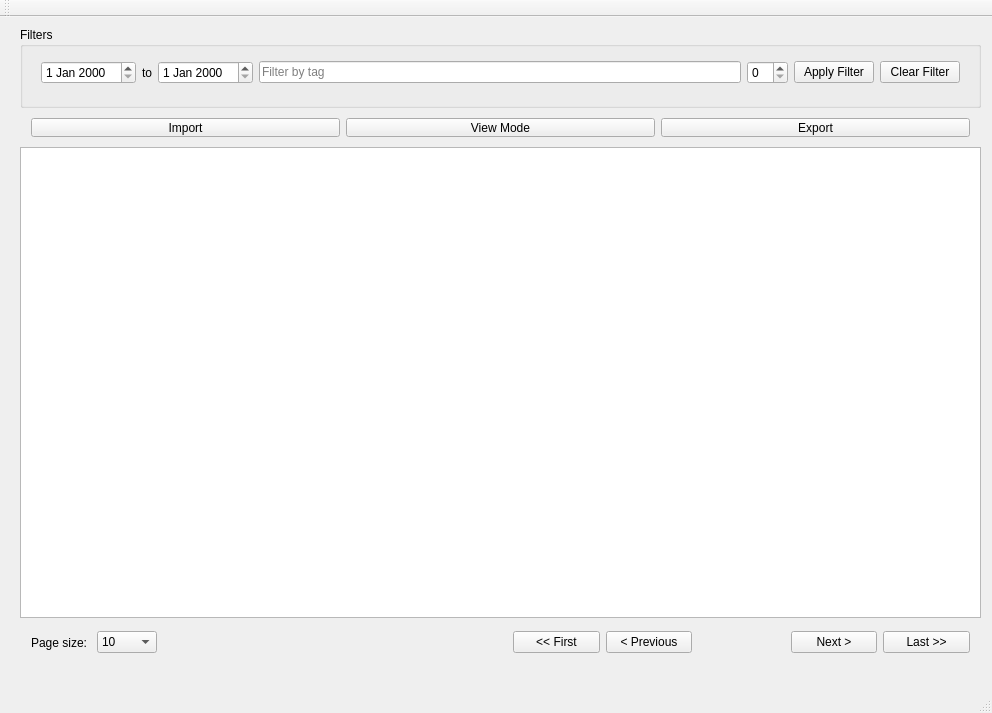
<?xml version="1.0" encoding="UTF-8"?>
<ui version="4.0">
 <class>TSS_AppClass</class>
 <widget class="QMainWindow" name="TSS_AppClass">
  <property name="geometry">
   <rect>
    <x>0</x>
    <y>0</y>
    <width>992</width>
    <height>713</height>
   </rect>
  </property>
  <property name="windowTitle">
   <string>TSS_App</string>
  </property>
  <widget class="QWidget" name="centralWidget">
   <widget class="QGroupBox" name="filterGroupBox">
    <property name="geometry">
     <rect>
      <x>20</x>
      <y>10</y>
      <width>961</width>
      <height>81</height>
     </rect>
    </property>
    <property name="title">
     <string>Filters</string>
    </property>
    <widget class="QWidget" name="horizontalLayoutWidget_2">
     <property name="geometry">
      <rect>
       <x>10</x>
       <y>20</y>
       <width>941</width>
       <height>51</height>
      </rect>
     </property>
     <layout class="QHBoxLayout" name="horizontalLayout_2">
      <item>
       <widget class="QDateEdit" name="dateFromEdit"/>
      </item>
      <item>
       <widget class="QLabel" name="label">
        <property name="text">
         <string>to</string>
        </property>
       </widget>
      </item>
      <item>
       <widget class="QDateEdit" name="dateToEdit"/>
      </item>
      <item>
       <widget class="QLineEdit" name="tagFilterEdit">
        <property name="placeholderText">
         <string>Filter by tag</string>
        </property>
       </widget>
      </item>
      <item>
       <widget class="QSpinBox" name="ratingFilterSpin"/>
      </item>
      <item>
       <widget class="QPushButton" name="btnApplyFilter">
        <property name="text">
         <string>Apply Filter</string>
        </property>
       </widget>
      </item>
      <item>
       <widget class="QPushButton" name="btnClearFilter">
        <property name="text">
         <string>Clear Filter</string>
        </property>
       </widget>
      </item>
     </layout>
    </widget>
   </widget>
   <widget class="QWidget" name="horizontalLayoutWidget">
    <property name="geometry">
     <rect>
      <x>20</x>
      <y>90</y>
      <width>961</width>
      <height>41</height>
     </rect>
    </property>
    <layout class="QHBoxLayout" name="horizontalLayout">
     <item>
      <widget class="QPushButton" name="btnImport">
       <property name="text">
        <string>Import</string>
       </property>
      </widget>
     </item>
     <item>
      <widget class="QPushButton" name="btnToggleDarkMode">
       <property name="text">
        <string>View Mode</string>
       </property>
      </widget>
     </item>
     <item>
      <widget class="QPushButton" name="btnExport">
       <property name="text">
        <string>Export</string>
       </property>
      </widget>
     </item>
    </layout>
   </widget>
   <widget class="QTableView" name="tableView">
    <property name="geometry">
     <rect>
      <x>20</x>
      <y>130</y>
      <width>961</width>
      <height>471</height>
     </rect>
    </property>
   </widget>
   <widget class="QWidget" name="horizontalLayoutWidget_3">
    <property name="geometry">
     <rect>
      <x>20</x>
      <y>600</y>
      <width>961</width>
      <height>51</height>
     </rect>
    </property>
    <layout class="QHBoxLayout" name="horizontalLayout_3">
     <item>
      <widget class="QLabel" name="lblPageSize">
       <property name="maximumSize">
        <size>
         <width>60</width>
         <height>16777215</height>
        </size>
       </property>
       <property name="text">
        <string>Page size:</string>
       </property>
      </widget>
     </item>
     <item>
      <widget class="QComboBox" name="comboPageSize">
       <property name="maximumSize">
        <size>
         <width>60</width>
         <height>16777215</height>
        </size>
       </property>
       <property name="currentIndex">
        <number>1</number>
       </property>
       <item>
        <property name="text">
         <string>5</string>
        </property>
       </item>
       <item>
        <property name="text">
         <string>10</string>
        </property>
       </item>
       <item>
        <property name="text">
         <string>20</string>
        </property>
       </item>
       <item>
        <property name="text">
         <string>50</string>
        </property>
       </item>
       <item>
        <property name="text">
         <string>100</string>
        </property>
       </item>
      </widget>
     </item>
     <item>
      <spacer name="horizontalSpacer">
       <property name="orientation">
        <enum>Qt::Orientation::Horizontal</enum>
       </property>
       <property name="sizeType">
        <enum>QSizePolicy::Policy::Fixed</enum>
       </property>
       <property name="sizeHint" stdset="0">
        <size>
         <width>350</width>
         <height>20</height>
        </size>
       </property>
      </spacer>
     </item>
     <item>
      <widget class="QPushButton" name="btnFirstPage">
       <property name="text">
        <string>&lt;&lt; First</string>
       </property>
      </widget>
     </item>
     <item>
      <widget class="QPushButton" name="btnPrevPage">
       <property name="text">
        <string>&lt; Previous</string>
       </property>
      </widget>
     </item>
     <item>
      <widget class="QLabel" name="lblPage">
       <property name="text">
        <string/>
       </property>
       <property name="alignment">
        <set>Qt::AlignmentFlag::AlignCenter</set>
       </property>
      </widget>
     </item>
     <item>
      <widget class="QPushButton" name="btnNextPage">
       <property name="text">
        <string>Next &gt;</string>
       </property>
      </widget>
     </item>
     <item>
      <widget class="QPushButton" name="btnLastPage">
       <property name="text">
        <string>Last &gt;&gt;</string>
       </property>
      </widget>
     </item>
    </layout>
   </widget>
  </widget>
  <widget class="QMenuBar" name="menuBar">
   <property name="geometry">
    <rect>
     <x>0</x>
     <y>0</y>
     <width>992</width>
     <height>33</height>
    </rect>
   </property>
  </widget>
  <widget class="QToolBar" name="mainToolBar">
   <attribute name="toolBarArea">
    <enum>TopToolBarArea</enum>
   </attribute>
   <attribute name="toolBarBreak">
    <bool>false</bool>
   </attribute>
  </widget>
  <widget class="QStatusBar" name="statusBar"/>
 </widget>
 <layoutdefault spacing="6" margin="11"/>
 <resources>
  <include location="TSS_App.qrc"/>
 </resources>
 <connections/>
</ui>
